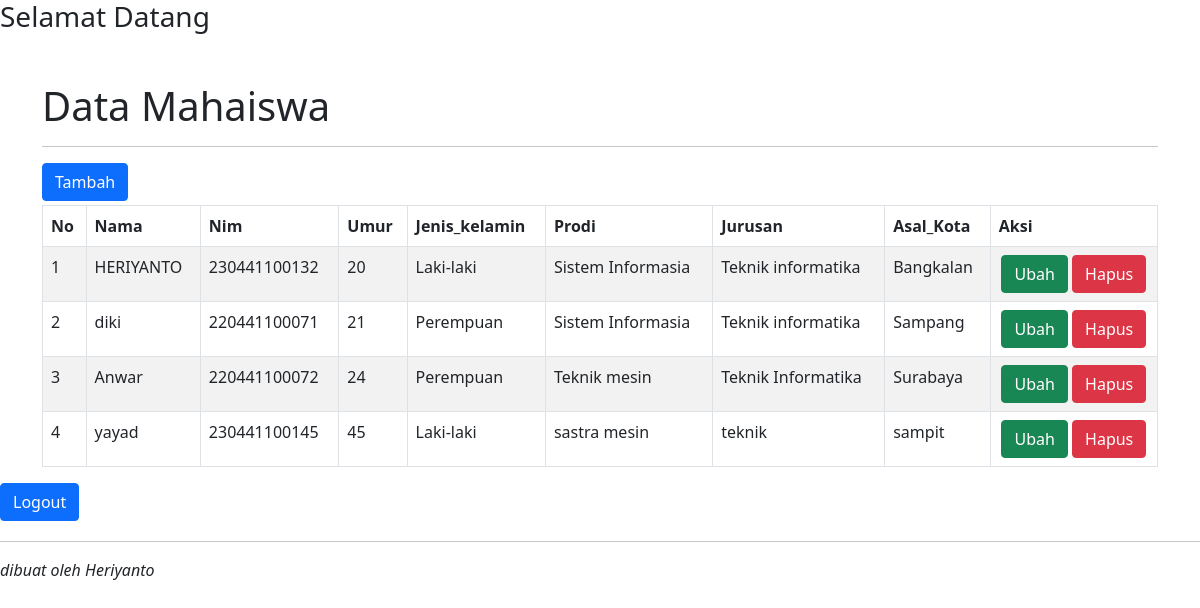
Page /dashboard.php on the committed database.
### tables this page shows
CREATE TABLE `data_mahasiswa` (
  `id` int(11) NOT NULL,
  `nama` varchar(50) NOT NULL,
  `nim` varchar(255) NOT NULL,
  `umur` int(5) NOT NULL,
  `jenis_kelamin` varchar(10) NOT NULL,
  `prodi` varchar(20) NOT NULL,
  `jurusan` varchar(20) NOT NULL,
  `asal_kota` varchar(20) NOT NULL
);

### config/controller.php (called while the page is built)
<?php
function select($query) {
    global $koneksi;
    $result = mysqli_query($koneksi, $query);
    $rows = [];
    while ($row = mysqli_fetch_assoc($result)) {
        $rows[] = $row;
    }
    return $rows;
}

### dashboard.php (the view, shortened to what this page needs)
<?php
    $data_mahasiswa = select("SELECT * FROM data_mahasiswa");
?>
<!doctype html>
<html lang="en">
<head>
    <link href="https://cdn.jsdelivr.net/npm/bootstrap@5.0.2/dist/css/bootstrap.min.css" rel="stylesheet">
</head>
<body>
    <h3>Selamat Datang <?= $_SESSION["username"] ?></h3>
    <div class="container mt-5">
        <h1>Data Mahaiswa</h1>
        <hr>
        <a href="tambah.php" class="btn btn-primary mb-1">Tambah</a>
        <table class="table table-bordered table-striped">
            <thead>
                <tr>
                    <th>No</th>
                    <th>Nama</th>
                    <th>Nim</th>
                    <th>Umur</th>
                    <th>Jenis_kelamin</th>
                    <th>Prodi</th>
                    <th>Jurusan</th>
                    <th>Asal_Kota</th>
                    <th width="15%" class="text_center">Aksi</th>
                </tr>
            </thead>
            <tbody>
                <?php $no = 1; ?>
                <?php foreach ($data_mahasiswa as $data) : ?>
                    <tr>
                        <td><?= $no++; ?></td>
                        <td><?= $data['nama']; ?></td>
                        <td><?= $data['nim']; ?></td>
                        <td><?= $data['umur']; ?></td>
                        <td><?= $data['jenis_kelamin']; ?></td>
                        <td><?= $data['prodi']; ?></td>
                        <td><?= $data['jurusan']; ?></td>
                        <td><?= $data['asal_kota']; ?></td>
                        <td class="text-center">
                            <a href="edit.php?id=<?= $data['id']; ?>" class="btn btn-success">Ubah</a>
                            <a href="hapus.php?id=<?= $data['id']; ?>" class="btn btn-danger">Hapus</a>
                        </td>
                    </tr>
                <?php endforeach; ?>
            </tbody>
        </table>
    </div>
    <form action="dashboard.php" method="POST">
        <button type="submit" name="logout" class="btn btn-primary mb-1">Logout</button>
    </form>
</body>
</html>

### rows in the picture
data_mahasiswa: nama "HERIYANTO", nim "230441100132", umur "20", jenis_kelamin "Laki-laki", prodi "Sistem Informasia", jurusan "Teknik informatika", asal_kota "Bangkalan"
data_mahasiswa: nama "diki", nim "220441100071", umur "21", jenis_kelamin "Perempuan", prodi "Sistem Informasia", jurusan "Teknik informatika", asal_kota "Sampang"
data_mahasiswa: nama "Anwar", nim "220441100072", umur "24", jenis_kelamin "Perempuan", prodi "Teknik mesin", jurusan "Teknik Informatika", asal_kota "Surabaya"
data_mahasiswa: nama "yayad", nim "230441100145", umur "45", jenis_kelamin "Laki-laki", prodi "sastra mesin", jurusan "teknik", asal_kota "sampit"
